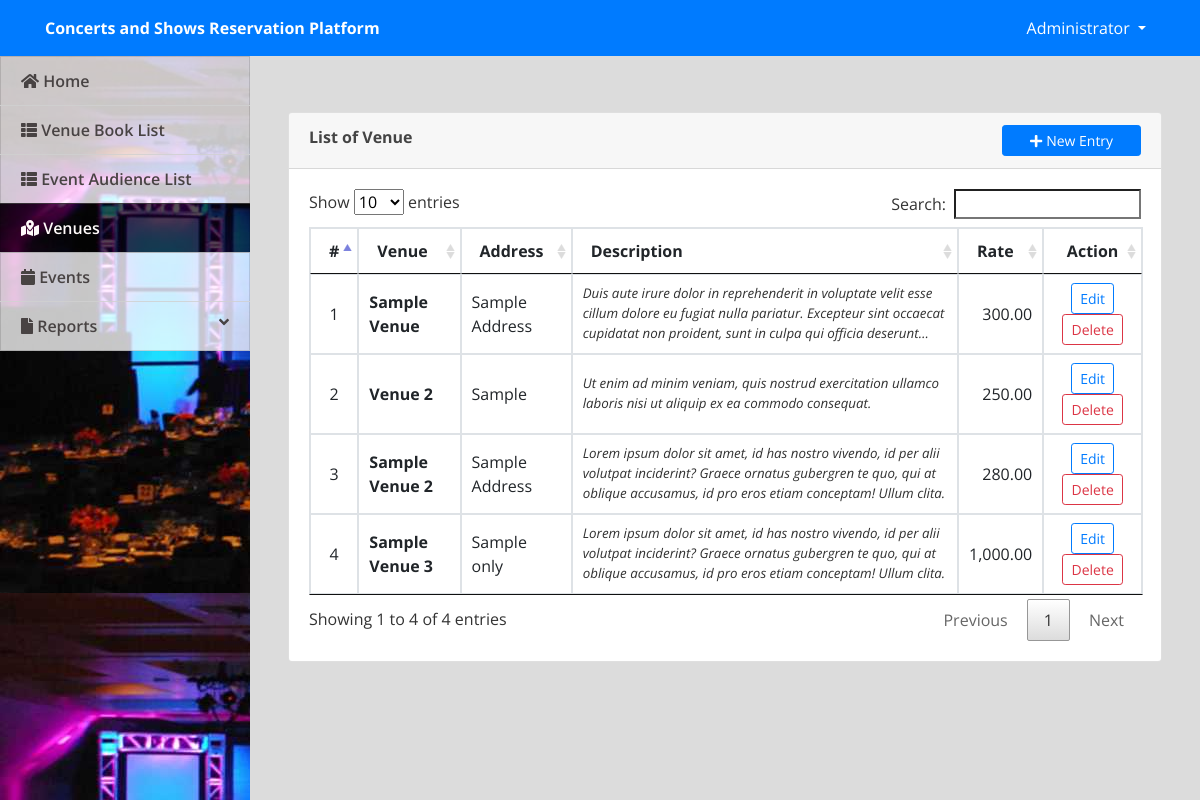
Page /admin/index.php?page=venue (signed in) on the committed database.
### tables this page shows
CREATE TABLE `venue` (
  `id` int(30) NOT NULL,
  `venue` text NOT NULL,
  `address` text NOT NULL,
  `description` text NOT NULL,
  `rate` float NOT NULL
);

### admin/venue.php (the view, shortened to what this page needs)
<?php include('db_connect.php');?>
<div class="container-fluid">
	<div class="col-lg-12">
		<div class="row">
			<div class="col-md-12">
				<div class="card">
					<div class="card-header">
						<b>List of Venue</b>
						<span class="float:right"><a class="btn btn-primary btn-block btn-sm col-sm-2 float-right" href="index.php?page=manage_venue" id="new_venue">
					<i class="fa fa-plus"></i> New Entry
				</a></span>
					</div>
					<div class="card-body">
						<table class="table table-condensed table-bordered table-hover">
							<thead>
								<tr>
									<th class="text-center">#</th>
									<th class="">Venue</th>
									<th class="">Address</th>
									<th class="">Description</th>
									<th class="">Rate</th>
									<th class="text-center">Action</th>
								</tr>
							</thead>
							<tbody>
								<?php
								$i = 1;
								$venue = $conn->query("SELECT * from venue");
								while($row=$venue->fetch_assoc()):
								?>
								<tr>
									<td class="text-center"><?php echo $i++ ?></td>
									<td class="">
										 <p> <b><?php echo ucwords($row['venue']) ?></b></p>
									</td>
									<td class="">
										 <p class=""><?php echo $row['address'] ?></p>
									</td>
									<td class="">
										 <p class="truncate"><?php echo $row['description'] ?></p>
									</td>
									<td class="">
										 <p class="text-right"><?php echo number_format($row['rate'],2) ?></p>
									</td>
									<td class="text-center">
										<button class="btn btn-sm btn-outline-primary edit_venue" type="button" data-id="<?php echo $row['id'] ?>" >Edit</button>
										<button class="btn btn-sm btn-outline-danger delete_venue" type="button" data-id="<?php echo $row['id'] ?>">Delete</button>
									</td>
								</tr>
								<?php endwhile; ?>
							</tbody>
						</table>
					</div>
				</div>
			</div>
		</div>
	</div>
</div>

### admin/assets/css/style.css (style rules this page uses)
body { font-family: "Open Sans", sans-serif; color: #444444; width: 100%; height: calc(100%); }
a { color: #1977cc; }
.truncate { overflow: hidden; text-overflow: ellipsis; display: -webkit-box; -webkit-line-clamp: 3; -webkit-box-orient: vertical; font-size: smaller; color: #000000cf; font-style: italic; }

### admin/index.php (style rules this page uses)
body { background: #80808045; }

### admin/venue.php (style rules this page uses)
td { vertical-align: middle !important; }
td p { margin: unset }

### rows in the picture
venue: venue "Sample Venue", address "Sample Address", description "Duis aute irure dolor in reprehenderit in voluptate velit esse cillum dolore eu fugiat nulla pariatur. Excepteur sint occaecat cupidatat non proident, sunt in culpa qui officia…", rate "300.00"
venue: venue "Venue 2", address "Sample", description "Ut enim ad minim veniam, quis nostrud exercitation ullamco laboris nisi ut aliquip ex ea commodo consequat.", rate "250.00"
venue: venue "Sample Venue 2", address "Sample Address", description "Lorem ipsum dolor sit amet, id has nostro vivendo, id per alii volutpat inciderint? Graece ornatus gubergren te quo, qui at oblique accusamus, id pro eros etiam conceptam! Ullum clita.", rate "280.00"
venue: venue "Sample Venue 3", address "Sample only", description "Lorem ipsum dolor sit amet, id has nostro vivendo, id per alii volutpat inciderint? Graece ornatus gubergren te quo, qui at oblique accusamus, id pro eros etiam conceptam! Ullum clita.", rate "1,000.00"

### other values in the picture
$_SESSION['login_name'] "Administrator"
